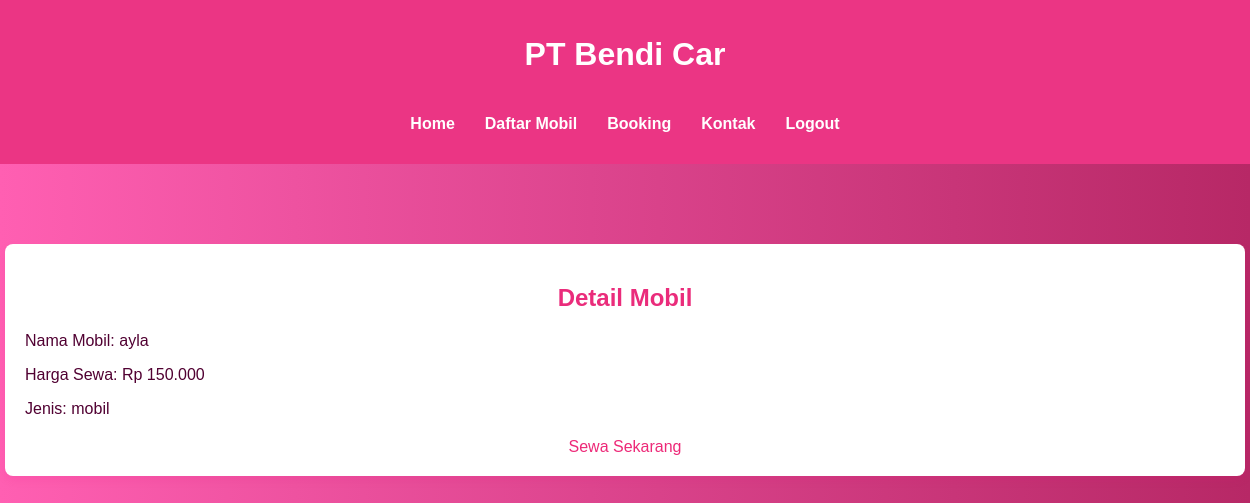
Page /detail_mobil.php?id=3 on the committed database.
### tables this page shows
CREATE TABLE `kendaraan` (
  `id_kendaraan` int(11) NOT NULL,
  `harga` int(11) NOT NULL,
  `jenis` varchar(50) NOT NULL,
  `merk` varchar(100) NOT NULL,
  `no_pol` varchar(20) NOT NULL
);

### detail_mobil.php (the view, shortened to what this page needs)
<?php
include 'koneksi.php';
$id = $_GET['id'];
$query = "SELECT * FROM kendaraan WHERE id_kendaraan = $id";
$result = mysqli_query($koneksi, $query);
$mobil = mysqli_fetch_assoc($result);
?>
<!DOCTYPE html>
<html lang="id">
<head>
    <link rel="stylesheet" href="style.css">
</head>
<body>
<header>
        <div class="navbar">
            <h1>PT Bendi Car</h1>
            <nav>
                <ul>
                    <li><a href="dashboard.php">Home</a></li>
                    <li><a href="mobil.php">Daftar Mobil</a></li>
                    <li><a href="booking.php">Booking</a></li>
                    <li><a href="kontak.php">Kontak</a></li>
                    <li><a href="logout.php">Logout</a></li>
                </ul>
            </nav>
        </div>
    </header>
    <div class="container">
        <h2>Detail Mobil</h2>
        <p>Nama Mobil: <?php echo $mobil['merk']; ?></p>
        <p>Harga Sewa: Rp <?php echo number_format($mobil['harga'], 0, ',', '.'); ?></p>
        <p>Jenis: <?php echo $mobil['jenis']; ?></p>
        <a href="booking.php?id=<?php echo $mobil['id_kendaraan']; ?>">Sewa Sekarang</a>
    </div>
</body>
</html>

### style.css (style rules this page uses)
body { font-family: Arial, sans-serif; margin: 0; padding: 0; background: linear-gradient(to right, #ff5fb2, #b72866); color: #510132; }
.container { width: 100%; max-width: 1200px; margin: 80px auto; padding: 20px; background: #fff; border-radius: 8px; box-shadow: 0 4px 8px rgba(224, 9, 113, 0.1); }
h2 { text-align: center; margin-bottom: 20px; color: #ea2c7b; }
header { background-color: #eb3584; color: white; padding: 15px; text-align: center; }
.navbar nav ul { list-style: none; padding: 0; display: flex; justify-content: center; }
.navbar nav ul li { margin: 0 15px; }
.navbar nav ul li a { color: white; text-decoration: none; font-weight: bold; }
a { display: block; text-align: center; margin-top: 20px; text-decoration: none; color: #ed2978; }

### rows in the picture
kendaraan: merk "ayla", harga "150.000", jenis "mobil"
